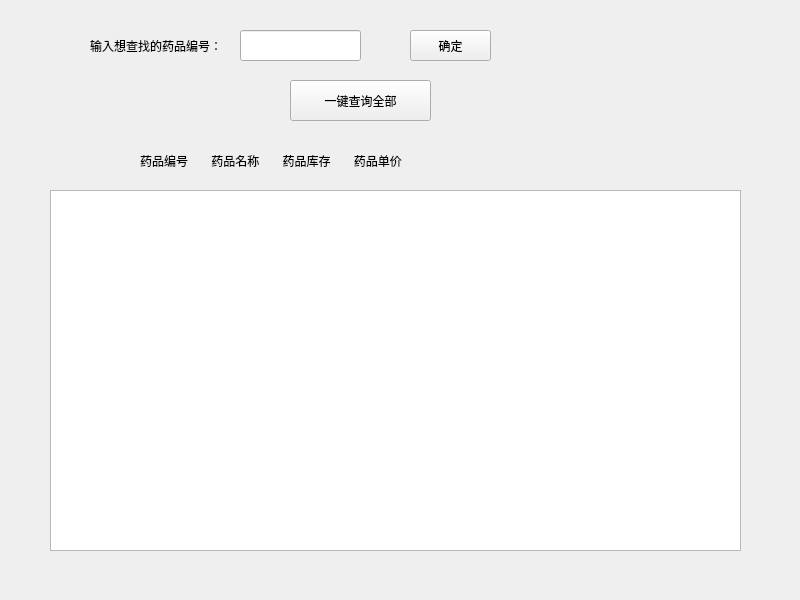
<?xml version="1.0" encoding="UTF-8"?>
<ui version="4.0">
 <class>ph_check</class>
 <widget class="QWidget" name="ph_check">
  <property name="geometry">
   <rect>
    <x>0</x>
    <y>0</y>
    <width>800</width>
    <height>600</height>
   </rect>
  </property>
  <property name="windowTitle">
   <string>Form</string>
  </property>
  <widget class="QLineEdit" name="lineEdit">
   <property name="geometry">
    <rect>
     <x>240</x>
     <y>30</y>
     <width>121</width>
     <height>31</height>
    </rect>
   </property>
  </widget>
  <widget class="QLabel" name="label">
   <property name="geometry">
    <rect>
     <x>90</x>
     <y>30</y>
     <width>151</width>
     <height>31</height>
    </rect>
   </property>
   <property name="text">
    <string>输入想查找的药品编号：</string>
   </property>
  </widget>
  <widget class="QPushButton" name="pushButton">
   <property name="geometry">
    <rect>
     <x>410</x>
     <y>30</y>
     <width>81</width>
     <height>31</height>
    </rect>
   </property>
   <property name="text">
    <string>确定</string>
   </property>
  </widget>
  <widget class="QTextBrowser" name="textBrowser">
   <property name="geometry">
    <rect>
     <x>50</x>
     <y>190</y>
     <width>691</width>
     <height>361</height>
    </rect>
   </property>
  </widget>
  <widget class="QPushButton" name="pushButton_2">
   <property name="geometry">
    <rect>
     <x>290</x>
     <y>80</y>
     <width>141</width>
     <height>41</height>
    </rect>
   </property>
   <property name="text">
    <string>一键查询全部</string>
   </property>
  </widget>
  <widget class="QLabel" name="label_2">
   <property name="geometry">
    <rect>
     <x>140</x>
     <y>140</y>
     <width>541</width>
     <height>41</height>
    </rect>
   </property>
   <property name="text">
    <string>药品编号       药品名称       药品库存       药品单价</string>
   </property>
  </widget>
 </widget>
 <resources/>
 <connections/>
</ui>
